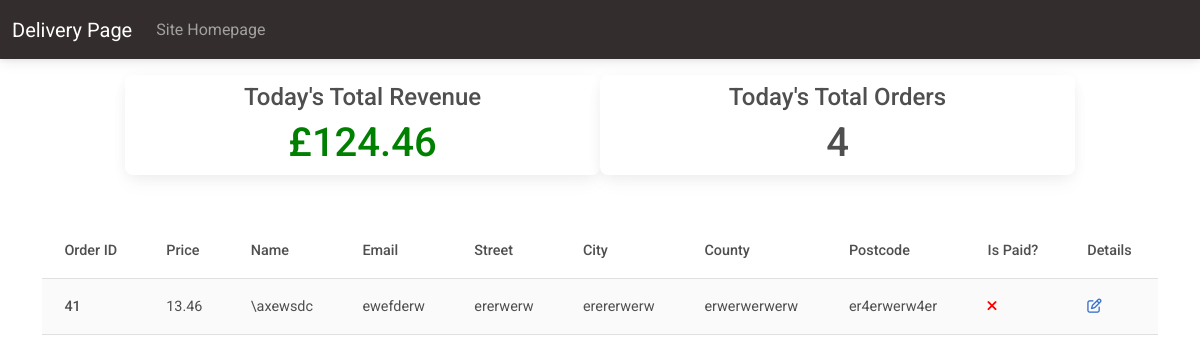
Page /cafe/dashboard/ (signed in) on the earlier database version.
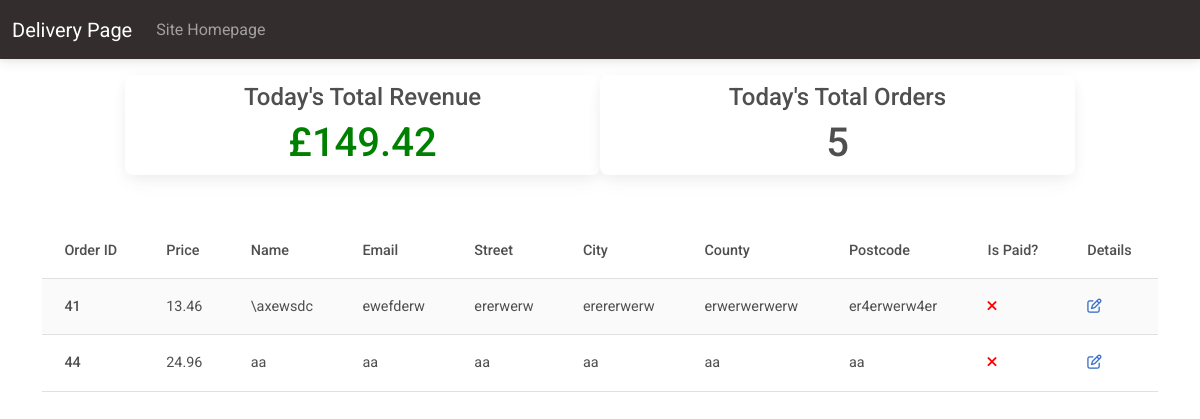
Same page on the later database version.
### customer/models.py (models this page shows, shortened)
class OrderModel(models.Model):
    created_on = models.DateTimeField(auto_now_add=True)
    price = models.DecimalField(max_digits=7, decimal_places=2)
    items = models.ManyToManyField('MenuItem', related_name='order', blank=True)
    name = models.CharField(max_length=50, blank=True)
    email = models.CharField(max_length=50, blank=True)
    street = models.CharField(max_length=50, blank=True)
    city = models.CharField(max_length=50, blank=True)
    county = models.CharField(max_length=15, blank=True)
    post_code = models.CharField(max_length=15, blank=True, null=True)
    is_paid = models.BooleanField(default=False)
    is_shipped = models.BooleanField(default=False)

### cafe/views.py (the view)
# urls.py: path('dashboard/', Dashboard.as_view(), name='dashboard'),
class Dashboard(LoginRequiredMixin, UserPassesTestMixin, View):
    def get(self, request, *args, **kwargs):
        today = datetime.today()
        orders = OrderModel
        orders = OrderModel.objects.filter(
            created_on__year=today.year, created_on__month=today.month, created_on__day=today.day)
        unshipped_orders = []
        total_revenue = 0
        for order in orders:
            total_revenue += order.price
            if not order.is_shipped:
                unshipped_orders.append(order)
        context = {
            'orders': unshipped_orders,
            'total_revenue': total_revenue,
            'total_orders': len(orders),
        }
        return render(request, 'cafe/dashboard.html', context)
    def test_func(self):
        return self.request.user.groups.filter(name='Staff').exists()

### cafe/templates/cafe/dashboard.html
{% extends 'cafe/base.html' %}
{% block content %}
    <div class="container">
        <div class="row justify-content-center mt-3">
            <div class="card col-md-5 mr-3">
                <h4 class="text-center pt-2">Today's Total Revenue</h4>
                <h1 class="text-center" style="color: green;">£{{ total_revenue }}</h1>
            </div>
            <div class="card col-md-5 mr-3">
                <h4 class="text-center pt-2">Today's Total Orders</h4>
                <h1 class="text-center" style="color: #ad003;">{{ total_orders }}</h1>
            </div>
        </div>
        <div class="row justify-content-center">
            <div class="col-md-12 mt-5">
                <table class="table table-hover table-striped">
                    <thead>
                        <tr>
                            <th scrope="col">Order ID</th>
                            <th scrope="col">Price</th>
                            <th scrope="col">Name</th>
                            <th scrope="col">Email</th>
                            <th scrope="col">Street</th>
                            <th scrope="col">City</th>
                            <th scrope="col">County</th>
                            <th scrope="col">Postcode</th>
                            <th scrope="col">Is Paid?</th>
                            <th scrope="col">Details</th>
                        </tr>
                    </thead>
                    <tbody>
                        {% for order in orders %}
                        <tr>
                            <th scrope="row">{{ order.pk }}</th>
                            <td>{{ order.price }}</td>
                            <td>{{ order.name }}</td>
                            <td>{{ order.email }}</td>
                            <td>{{ order.street }}</td>
                            <td>{{ order.city }}</td>
                            <td>{{ order.county }}</td>
                            <td>{{ order.post_code }}</td>
                            <td>
                                {% if order.is_paid %}
                                <i style="color: green;" class="fas fa-check"></i>
                                {% else %}
                                <i style="color: red;" class="fas fa-times"></i>
                                {% endif %}
                            </td>
                            <td><a href="{% url 'order-details' order.pk %}"><i class="far fa-edit"></i></a></td>
                        </tr>
                        {% endfor %}
                    </tbody>
                </table>
            </div>
        </div>
    </div>
{% endblock content %}

### cafe/templates/cafe/base.html (shortened to what this page needs)
{% load static %}
<!DOCTYPE html>
<html lang="en">
<head>
    <link href="https://cdnjs.cloudflare.com/ajax/libs/font-awesome/6.0.0/css/all.min.css" rel="stylesheet" />
    <link href="https://cdnjs.cloudflare.com/ajax/libs/mdb-ui-kit/6.2.0/mdb.min.css" rel="stylesheet" />
    <link href="{% static 'customer/site.css' %}" rel="stylesheet" />
</head>
<body>
    {% include 'cafe/navigation.html' %}
    {% block content %}
    {% endblock content %}
</body>
</html>

### cafe/templates/cafe/navigation.html (shortened to what this page needs)
<nav class="navbar navbar-expand-lg navbar-dark bg-dark">
    <div class="container-fluid">
        <a class="navbar-brand" href="{% url 'index' %}">Delivery Page</a>
        <div class="collapse navbar-collapse" id="navbarNav">
            <ul class="navbar-nav me-auto">
                <li class="nav-item">
                    <a class="nav-link" href="#">Site Homepage</a>
                </li>
            </ul>
        </div>
    </div>
</nav>

Differences in the rows shown:
added OrderModel: pk "44", price "24.96", name "aa", email "aa", street "aa", city "aa", county "aa", post_code "aa", is_paid False (drawn)
Other differences:
{{ total_revenue }}: "124.46" → "149.42"
{{ total_orders }}: "4" → "5"
